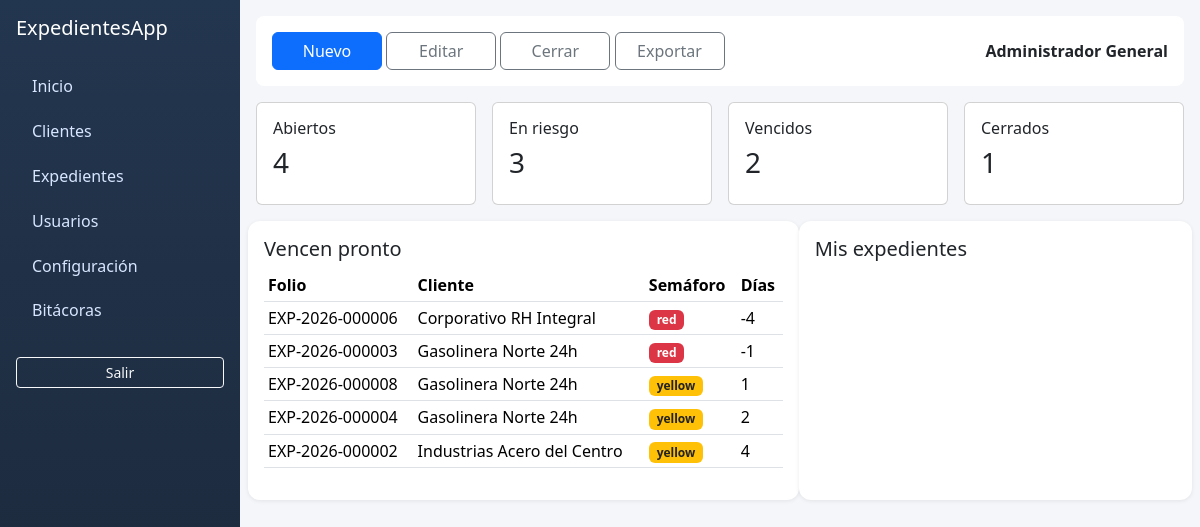
/ExpedientesApp/public/dashboard (signed in), run on the app's committed database.
### tables this page shows
CREATE TABLE cases (
  id INT AUTO_INCREMENT PRIMARY KEY,
  folio VARCHAR(30) NOT NULL UNIQUE,
  client_id INT NOT NULL,
  asunto_tipo ENUM('SeguridadHigiene','Capacitacion','Otro') NOT NULL,
  descripcion VARCHAR(255) NOT NULL,
  responsable_user_id INT NOT NULL,
  fecha_inicio DATE NOT NULL,
  fecha_vencimiento DATE NOT NULL,
  fecha_termino_real DATE NULL,
  porcentaje_avance INT NOT NULL DEFAULT 0,
  notas TEXT NULL,
  status ENUM('Abierto','En Riesgo','Vencido','Cerrado') NOT NULL DEFAULT 'Abierto',
  last_traffic_light ENUM('green','yellow','red','gray') NOT NULL DEFAULT 'green',
  created_at DATETIME NOT NULL,
  updated_at DATETIME NOT NULL,
  CONSTRAINT fk_cases_client FOREIGN KEY (client_id) REFERENCES clients(id),
  CONSTRAINT fk_cases_user FOREIGN KEY (responsable_user_id) REFERENCES users(id),
  INDEX idx_cases_due (fecha_vencimiento),
  INDEX idx_cases_status (status)
);

CREATE TABLE clients (
  id INT AUTO_INCREMENT PRIMARY KEY,
  type ENUM('oficina','empresa','gasolinera') NOT NULL DEFAULT 'empresa',
  razon_social VARCHAR(180) NOT NULL,
  rfc VARCHAR(20) NULL,
  contacto VARCHAR(150) NULL,
  email VARCHAR(180) NULL,
  phone VARCHAR(40) NULL,
  address VARCHAR(255) NULL,
  is_active TINYINT(1) NOT NULL DEFAULT 1,
  created_at DATETIME NOT NULL,
  updated_at DATETIME NOT NULL,
  INDEX idx_clients_active (is_active)
);

### app/Core/View.php (called while the page is built, shortened)
<?php
class View
{
    public static function render(string $view, array $data = []): void
    {
        include base_path('views/layout.php');
    }
}

### app/Controllers/DashboardController.php (called while the page is built, shortened)
<?php
class DashboardController
{
    public function index(): void
    {
        $counts = CaseFile::dashboardCounts();
        $settings = Setting::get();
        $cases = CaseFile::allWithRelations();
        $soon = [];
        foreach ($cases as $case) {
            $calc = TrafficLightService::calculate($case, (int)$settings['warning_days']);
            if (in_array($calc['traffic_light'], ['yellow', 'red'], true)) {
                $case['traffic_light'] = $calc['traffic_light'];
                $case['days_remaining'] = $calc['days_remaining'];
                $soon[] = $case;
            }
        }
        View::render('pages/dashboard', [
            'title' => 'Dashboard',
            'counts' => $counts,
            'soon' => array_slice($soon, 0, 10),
            'myCases' => CaseFile::byResponsible((int)Auth::user()['id']),
        ]);
    }
}

### app/Core/Router.php (called while the page is built, shortened)
<?php
class Router
{
    private array $routes = [];
    private function add(string $method, string $path, array $action, array $roles): void
    {
        $this->routes[$method][$path] = ['action' => $action, 'roles' => $roles];
    }
    public function dispatch(string $method, string $uri): void
    {
        $path = parse_url($uri, PHP_URL_PATH) ?: '/';
        $base = rtrim(env('BASE_PATH', ''), '/');
        if ($base && str_starts_with($path, $base)) {
            $path = substr($path, strlen($base));
        }
        $path = $path ?: '/';
        $route = $this->routes[$method][$path] ?? null;
        [$class, $methodName] = $route['action'];
        (new $class())->$methodName();
    }
    public static function url(string $path): string
    {
        $base = rtrim(env('BASE_PATH', ''), '/');
        return $base . ($path === '/' ? '' : $path);
    }
}

### public/index.php (called while the page is built, shortened)
<?php
require_once dirname(__DIR__) . '/app/Core/helpers.php';
spl_autoload_register(function (string $class): void {
    $prefix = 'App\\';
    if (!str_starts_with($class, $prefix)) {
        return;
    }
    $relative = str_replace('\\', '/', substr($class, strlen($prefix)));
    $file = dirname(__DIR__) . '/app/' . $relative . '.php';
});
$router = new App\Core\Router();
$router->get('/', [App\Controllers\DashboardController::class, 'index'], ['ADMIN','CAPTURISTA','CONSULTOR']);
$router->get('/login', [App\Controllers\AuthController::class, 'loginForm']);
$router->post('/login', [App\Controllers\AuthController::class, 'login']);
$router->post('/logout', [App\Controllers\AuthController::class, 'logout'], ['ADMIN','CAPTURISTA','CONSULTOR']);
$router->get('/dashboard', [App\Controllers\DashboardController::class, 'index'], ['ADMIN','CAPTURISTA','CONSULTOR']);
$router->get('/clients', [App\Controllers\ClientController::class, 'index'], ['ADMIN','CAPTURISTA','CONSULTOR']);
$router->post('/clients/store', [App\Controllers\ClientController::class, 'store'], ['ADMIN']);
$router->post('/clients/update', [App\Controllers\ClientController::class, 'update'], ['ADMIN']);
$router->get('/users', [App\Controllers\UserController::class, 'index'], ['ADMIN']);
$router->post('/users/store', [App\Controllers\UserController::class, 'store'], ['ADMIN']);
$router->post('/users/update', [App\Controllers\UserController::class, 'update'], ['ADMIN']);
$router->get('/cases', [App\Controllers\CaseController::class, 'index'], ['ADMIN','CAPTURISTA','CONSULTOR']);
$router->get('/cases/create', [App\Controllers\CaseController::class, 'createForm'], ['ADMIN','CAPTURISTA']);
$router->get('/cases/edit', [App\Controllers\CaseController::class, 'editForm'], ['ADMIN','CAPTURISTA']);
$router->post('/cases/store', [App\Controllers\CaseController::class, 'store'], ['ADMIN','CAPTURISTA']);
$router->post('/cases/update', [App\Controllers\CaseController::class, 'update'], ['ADMIN','CAPTURISTA']);
$router->get('/settings', [App\Controllers\SettingController::class, 'index'], ['ADMIN']);
$router->post('/settings/update', [App\Controllers\SettingController::class, 'update'], ['ADMIN']);
$router->get('/logs', [App\Controllers\LogController::class, 'index'], ['ADMIN']);
try {
    $router->dispatch($_SERVER['REQUEST_METHOD'], $_SERVER['REQUEST_URI']);
} catch (Throwable $e) {
    App\Core\Logger::error($e->getMessage() . '\n' . $e->getTraceAsString());
    http_response_code(500);
    echo 'Error interno. Revisa storage/logs/app.log';
}

### app/Core/helpers.php (called while the page is built, shortened)
<?php
if (!function_exists('env')) {
    function env(string $key, mixed $default = null): mixed
    {
        return $_ENV[$key] ?? $_SERVER[$key] ?? $default;
    }
}
if (!function_exists('e')) {
    function e(?string $value): string
    {
        return htmlspecialchars((string) $value, ENT_QUOTES, 'UTF-8');
    }
}

### app/Core/Auth.php (called while the page is built, shortened)
<?php
class Auth
{
    public static function user(): ?array
    {
        return $_SESSION['user'] ?? null;
    }
    public static function check(): bool
    {
        return !empty($_SESSION['user']);
    }
    public static function hasRole(array|string $roles): bool
    {
        $roles = (array)$roles;
        return in_array(self::user()['role'] ?? '', $roles, true);
    }
}

### app/Core/DB.php (called while the page is built, shortened)
<?php
class DB
{
    private static ?PDO $pdo = null;
    public static function connection(): PDO
    {
        if (self::$pdo) {
            return self::$pdo;
        }
        $dsn = sprintf(
            'mysql:host=%s;port=%s;dbname=%s;charset=utf8mb4',
            env('DATABASE_HOST', '127.0.0.1'),
            env('DATABASE_PORT', '3306'),
            env('DATABASE_NAME', 'expedientes_app')
        );
        try {
            self::$pdo = new PDO($dsn, env('DATABASE_USER', 'root'), env('DATABASE_PASS', ''), [
                PDO::ATTR_ERRMODE => PDO::ERRMODE_EXCEPTION,
                PDO::ATTR_DEFAULT_FETCH_MODE => PDO::FETCH_ASSOC,
            ]);
        } catch (PDOException $e) {
            Logger::error('DB connection failed: ' . $e->getMessage());
            die('No se pudo conectar a la base de datos. Revisa .env');
        }
        return self::$pdo;
    }
}

### app/Models/BaseModel.php (called while the page is built, shortened)
<?php
abstract class BaseModel
{
    protected static function db(): PDO
    {
        return DB::connection();
    }
}

### app/Models/CaseFile.php (called while the page is built, shortened)
<?php
class CaseFile extends BaseModel
{
    public static function allWithRelations(): array
    {
        return self::db()->query('SELECT c.*, cl.razon_social as client_name, u.name as responsable_name FROM cases c JOIN clients cl ON cl.id=c.client_id JOIN users u ON u.id=c.responsable_user_id ORDER BY c.fecha_vencimiento')->fetchAll();
    }
    public static function dashboardCounts(): array
    {
        return self::db()->query("SELECT
            SUM(status='Abierto') abiertos,
            SUM(status='En Riesgo') riesgo,
            SUM(status='Vencido') vencidos,
            SUM(status='Cerrado') cerrados
            FROM cases")->fetch() ?: [];
    }
}

### app/Models/Setting.php (called while the page is built, shortened)
<?php
class Setting extends BaseModel
{
    public static function get(): array
    {
        return self::db()->query('SELECT * FROM settings LIMIT 1')->fetch() ?: [];
    }
}

### app/Services/TrafficLightService.php (called while the page is built, shortened)
<?php
class TrafficLightService
{
    public static function calculate(array $case, int $warningDays): array
    {
        $today = new \DateTimeImmutable('today');
        if (!empty($case['fecha_termino_real']) || ($case['status'] ?? '') === 'Cerrado') {
            return ['days_remaining' => null, 'traffic_light' => 'gray', 'is_overdue' => false, 'status' => 'Cerrado'];
        }
        $due = new \DateTimeImmutable($case['fecha_vencimiento']);
        $days = (int)$today->diff($due)->format('%r%a');
        if ($days <= 0) {
            return ['days_remaining' => $days, 'traffic_light' => 'red', 'is_overdue' => true, 'status' => 'Vencido'];
        }
        if ($days <= $warningDays) {
            return ['days_remaining' => $days, 'traffic_light' => 'yellow', 'is_overdue' => false, 'status' => 'En Riesgo'];
        }
        return ['days_remaining' => $days, 'traffic_light' => 'green', 'is_overdue' => false, 'status' => 'Abierto'];
    }
}

### views/pages/dashboard.php (the view, shortened to what this page needs)
<div class="row g-3 mb-3">
  <div class="col-md-3"><div class="card"><div class="card-body"><h6>Abiertos</h6><h3><?= (int)($counts['abiertos'] ?? 0) ?></h3></div></div></div>
  <div class="col-md-3"><div class="card"><div class="card-body"><h6>En riesgo</h6><h3><?= (int)($counts['riesgo'] ?? 0) ?></h3></div></div></div>
  <div class="col-md-3"><div class="card"><div class="card-body"><h6>Vencidos</h6><h3><?= (int)($counts['vencidos'] ?? 0) ?></h3></div></div></div>
  <div class="col-md-3"><div class="card"><div class="card-body"><h6>Cerrados</h6><h3><?= (int)($counts['cerrados'] ?? 0) ?></h3></div></div></div>
</div>
<div class="row g-3">
  <div class="col-lg-7 table-wrap">
    <h5>Vencen pronto</h5>
    <table class="table table-sm"><thead><tr><th>Folio</th><th>Cliente</th><th>Semáforo</th><th>Días</th></tr></thead><tbody>
    <?php foreach ($soon as $c): ?><tr><td><?=e($c['folio'])?></td><td><?=e($c['client_name'])?></td><td><span class="badge status-<?=$c['traffic_light']?>"><?=e($c['traffic_light'])?></span></td><td><?=e((string)$c['days_remaining'])?></td></tr><?php endforeach; ?>
    </tbody></table>
  </div>
  <div class="col-lg-5 table-wrap">
    <h5>Mis expedientes</h5>
  </div>
</div>

### views/layout.php (shortened to what this page needs)
<!doctype html>
<html lang="es">
<head>
  <link href="https://cdn.jsdelivr.net/npm/bootstrap@5.3.3/dist/css/bootstrap.min.css" rel="stylesheet">
  <link href="<?= Router::url('/assets/css/app.css') ?>" rel="stylesheet">
</head>
<body>
<?php if (!Auth::check()): include $viewFile; ?>
<?php else: ?>
<div class="d-flex">
  <aside class="sidebar p-3">
    <h5 class="mb-4">ExpedientesApp</h5>
    <a href="<?= Router::url('/dashboard') ?>">Inicio</a>
    <a href="<?= Router::url('/clients') ?>">Clientes</a>
    <a href="<?= Router::url('/cases') ?>">Expedientes</a>
    <?php if (Auth::hasRole('ADMIN')): ?>
      <a href="<?= Router::url('/users') ?>">Usuarios</a>
      <a href="<?= Router::url('/settings') ?>">Configuración</a>
      <a href="<?= Router::url('/logs') ?>">Bitácoras</a>
    <?php endif; ?>
    <form method="post" action="<?= Router::url('/logout') ?>" class="mt-4">
      <button class="btn btn-outline-light btn-sm w-100">Salir</button>
    </form>
  </aside>
  <main class="flex-fill p-3">
    <div class="bg-white rounded-3 p-3 mb-3 d-flex justify-content-between align-items-center ribbon">
      <div>
        <a class="btn btn-primary" href="#">Nuevo</a>
        <a class="btn btn-outline-secondary" href="#">Editar</a>
        <a class="btn btn-outline-secondary" href="#">Cerrar</a>
        <a class="btn btn-outline-secondary" href="<?= Router::url('/cases?export=csv') ?>">Exportar</a>
      </div>
      <div><strong><?= e(Auth::user()['name']) ?></strong></div>
    </div>
    <?php include $viewFile; ?>
  </main>
</div>
<?php endif; ?>
</body>
</html>

### public/assets/css/app.css (style rules this page uses)
:root { --sidebar:#223047; --accent:#0d6efd; }
body { background:#f4f6f9; }
.sidebar { width:240px; min-height:100vh; background:linear-gradient(180deg,#23364f,#1a2637); color:#fff; }
.sidebar a { color:#d8e6ff; text-decoration:none; display:block; padding:.65rem 1rem; border-radius:.5rem; }
.ribbon .btn { min-width:110px; }
.status-yellow { background:#ffc107; color:#222; }
.status-red { background:#dc3545; }
.table-wrap { background:#fff; border-radius:.75rem; box-shadow:0 1px 4px rgba(0,0,0,.08); padding:1rem; }

### data on the page
cases: folio "EXP-2026-000006", client.razon_social "Corporativo RH Integral", last_traffic_light "red", days_remaining "-4"
cases: folio "EXP-2026-000003", client.razon_social "Gasolinera Norte 24h", last_traffic_light "red", days_remaining "-1"
cases: folio "EXP-2026-000008", client.razon_social "Gasolinera Norte 24h", last_traffic_light "yellow", days_remaining "1"
cases: folio "EXP-2026-000004", client.razon_social "Gasolinera Norte 24h", last_traffic_light "yellow", client "2"
cases: folio "EXP-2026-000002", client.razon_social "Industrias Acero del Centro", last_traffic_light "yellow", days_remaining "4"

### other printed values
Auth::user()['name'] "Administrador General"
$counts['abiertos'] "4"
$counts['riesgo'] "3"
$counts['vencidos'] "2"
$counts['cerrados'] "1"
